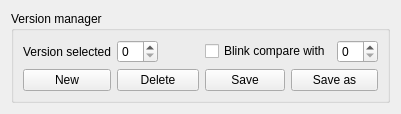
<?xml version="1.0" encoding="UTF-8"?>
<ui version="4.0">
 <class>version_manager_widget</class>
 <widget class="QWidget" name="version_manager_widget">
  <property name="geometry">
   <rect>
    <x>0</x>
    <y>0</y>
    <width>401</width>
    <height>104</height>
   </rect>
  </property>
  <property name="sizePolicy">
   <sizepolicy hsizetype="Preferred" vsizetype="Fixed">
    <horstretch>0</horstretch>
    <verstretch>0</verstretch>
   </sizepolicy>
  </property>
  <property name="windowTitle">
   <string>Form</string>
  </property>
  <property name="toolTip">
   <string>Create a new postprocessing version</string>
  </property>
  <layout class="QVBoxLayout" name="verticalLayout">
   <item>
    <widget class="QGroupBox" name="groupBox">
     <property name="title">
      <string>Version manager</string>
     </property>
     <layout class="QGridLayout" name="gridLayout_2">
      <item row="1" column="0" colspan="2">
       <widget class="QPushButton" name="pushButton_new">
        <property name="toolTip">
         <string>Create a new postprocessing version</string>
        </property>
        <property name="text">
         <string>New</string>
        </property>
       </widget>
      </item>
      <item row="1" column="2" colspan="2">
       <widget class="QPushButton" name="pushButton_delete">
        <property name="toolTip">
         <string>Delete the selected postprocessing version</string>
        </property>
        <property name="text">
         <string>Delete</string>
        </property>
       </widget>
      </item>
      <item row="1" column="4" colspan="2">
       <widget class="QPushButton" name="pushButton_save">
        <property name="toolTip">
         <string>Save the selected postprocessing version using the standard suffix</string>
        </property>
        <property name="text">
         <string>Save</string>
        </property>
       </widget>
      </item>
      <item row="1" column="6" colspan="2">
       <widget class="QPushButton" name="pushButton_save_as">
        <property name="toolTip">
         <string>Save the selected postprocessing version at a location of choice</string>
        </property>
        <property name="text">
         <string>Save as</string>
        </property>
       </widget>
      </item>
      <item row="0" column="7">
       <widget class="QSpinBox" name="spinBox_compare">
        <property name="toolTip">
         <string>Select a version to compare the selected one with</string>
        </property>
       </widget>
      </item>
      <item row="0" column="4" colspan="3">
       <widget class="QCheckBox" name="checkBox_blink_compare">
        <property name="toolTip">
         <string>Alternate between selected and some other version</string>
        </property>
        <property name="text">
         <string>Blink compare with</string>
        </property>
       </widget>
      </item>
      <item row="0" column="2">
       <widget class="QSpinBox" name="spinBox_version">
        <property name="toolTip">
         <string>Select a postprocessing version. The unprocessed image is version &quot;0&quot;.</string>
        </property>
       </widget>
      </item>
      <item row="0" column="0" colspan="2">
       <widget class="QLabel" name="label_version">
        <property name="text">
         <string>Version selected</string>
        </property>
       </widget>
      </item>
     </layout>
    </widget>
   </item>
  </layout>
 </widget>
 <resources/>
 <connections/>
</ui>
